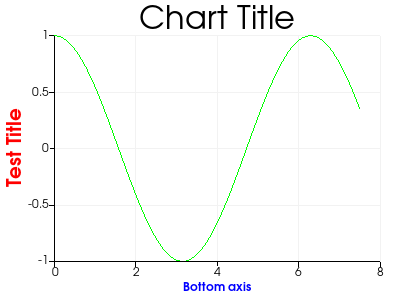

The script that drew this image:
#!/usr/bin/env python
# Demonstrate a line plot with custom axis title fonts, sizes, and colors.

import math

import vtkmodules.vtkInteractionStyle  # noqa: F401
import vtkmodules.vtkRenderingContextOpenGL2  # noqa: F401
import vtkmodules.vtkRenderingOpenGL2  # noqa: F401

from vtkmodules.vtkChartsCore import vtkAxis, vtkChartXY
from vtkmodules.vtkCommonCore import vtkFloatArray
from vtkmodules.vtkCommonDataModel import vtkTable
from vtkmodules.vtkRenderingContext2D import vtkContextActor
from vtkmodules.vtkRenderingCore import (
    vtkRenderWindow,
    vtkRenderWindowInteractor,
    vtkRenderer,
)

# Create a table with some points in it.
table = vtkTable()
arr_x = vtkFloatArray()
arr_x.SetName("X Axis")
table.AddColumn(arr_x)
arr_c = vtkFloatArray()
arr_c.SetName("Cosine")
table.AddColumn(arr_c)

num_points = 69
inc = 7.5 / (num_points - 1)
table.SetNumberOfRows(num_points)
for i in range(num_points):
    table.SetValue(i, 0, i * inc)
    table.SetValue(i, 1, math.cos(i * inc))

# Set up a chart.
chart = vtkChartXY()
chart.SetTitle("Chart Title")
chart.GetTitleProperties().SetFontSize(32)

line = chart.AddPlot(vtkChartXY.LINE)
line.SetInputData(table, 0, 1)
line.SetColor(0, 255, 0, 255)
line.SetWidth(1.0)

left = chart.GetAxis(vtkAxis.LEFT)
bottom = chart.GetAxis(vtkAxis.BOTTOM)
left.SetTitle("Test Title")
bottom.SetTitle("Bottom axis")

# Context actor and scene wiring.
context_actor = vtkContextActor()
context_actor.GetScene().AddItem(chart)

# Renderer
renderer = vtkRenderer()
renderer.SetBackground(1.0, 1.0, 1.0)
context_actor.GetScene().SetRenderer(renderer)
renderer.AddActor(context_actor)

# Window
render_window = vtkRenderWindow()
render_window.SetSize(400, 300)
render_window.SetMultiSamples(0)
render_window.AddRenderer(renderer)
render_window.SetWindowName("line plot axis fonts")

# Interactor
interactor = vtkRenderWindowInteractor()
interactor.SetRenderWindow(render_window)

# Load up the string image cache.
render_window.Render()

# Now change the size and color.
left.GetTitleProperties().SetFontSize(20)
left.GetTitleProperties().SetColor(1.0, 0.0, 0.0)
bottom.GetTitleProperties().SetColor(0.0, 0.0, 1.0)

render_window.Render()
interactor.Initialize()
interactor.Start()
